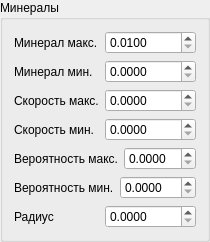
      <widget class="QGroupBox" name="groupBox_2">
       <property name="title">
        <string>Минералы</string>
       </property>
       <layout class="QGridLayout" name="gridLayout_7">
        <item row="0" column="0">
         <layout class="QHBoxLayout" name="horizontalLayout_26">
          <item>
           <widget class="QLabel" name="ttt">
            <property name="toolTip">
             <string>&lt;html&gt;&lt;head/&gt;&lt;body&gt;&lt;p&gt;Максимальное количество минералов на краю карты&lt;/p&gt;&lt;/body&gt;&lt;/html&gt;</string>
            </property>
            <property name="text">
             <string>Минерал макс.</string>
            </property>
           </widget>
          </item>
          <item>
           <widget class="QDoubleSpinBox" name="mineralsMaxBox">
            <property name="decimals">
             <number>4</number>
            </property>
            <property name="minimum">
             <double>0.010000000000000</double>
            </property>
            <property name="maximum">
             <double>10000.000000000000000</double>
            </property>
           </widget>
          </item>
         </layout>
        </item>
        <item row="1" column="0">
         <layout class="QHBoxLayout" name="horizontalLayout_27">
          <item>
           <widget class="QLabel" name="ttt_2">
            <property name="toolTip">
             <string>&lt;html&gt;&lt;head/&gt;&lt;body&gt;&lt;p&gt;Минимальное количество минералов у краницы роста минералов&lt;/p&gt;&lt;/body&gt;&lt;/html&gt;</string>
            </property>
            <property name="text">
             <string>Минерал мин.</string>
            </property>
           </widget>
          </item>
          <item>
           <widget class="QDoubleSpinBox" name="mineralsMinBox">
            <property name="decimals">
             <number>4</number>
            </property>
            <property name="minimum">
             <double>0.000000000000000</double>
            </property>
            <property name="maximum">
             <double>10000.000000000000000</double>
            </property>
           </widget>
          </item>
         </layout>
        </item>
        <item row="2" column="0">
         <layout class="QHBoxLayout" name="horizontalLayout_29">
          <item>
           <widget class="QLabel" name="ttt_4">
            <property name="toolTip">
             <string>&lt;html&gt;&lt;head/&gt;&lt;body&gt;&lt;p&gt;Максимальная скорость роста минералов у границы роста&lt;/p&gt;&lt;/body&gt;&lt;/html&gt;</string>
            </property>
            <property name="text">
             <string>Скорость макс.</string>
            </property>
           </widget>
          </item>
          <item>
           <widget class="QDoubleSpinBox" name="mineralsGrowSpeedMaxBox">
            <property name="decimals">
             <number>4</number>
            </property>
            <property name="minimum">
             <double>0.000000000000000</double>
            </property>
            <property name="maximum">
             <double>10000.000000000000000</double>
            </property>
           </widget>
          </item>
         </layout>
        </item>
        <item row="3" column="0">
         <layout class="QHBoxLayout" name="horizontalLayout_30">
          <item>
           <widget class="QLabel" name="ttt_5">
            <property name="toolTip">
             <string>&lt;html&gt;&lt;head/&gt;&lt;body&gt;&lt;p&gt;Минимальная скорость роста  минералов у края карты&lt;/p&gt;&lt;/body&gt;&lt;/html&gt;</string>
            </property>
            <property name="text">
             <string>Скорость мин.</string>
            </property>
           </widget>
          </item>
          <item>
           <widget class="QDoubleSpinBox" name="mineralsGrowSpeedMinBox">
            <property name="decimals">
             <number>4</number>
            </property>
            <property name="minimum">
             <double>0.000000000000000</double>
            </property>
            <property name="maximum">
             <double>10000.000000000000000</double>
            </property>
           </widget>
          </item>
         </layout>
        </item>
        <item row="4" column="0">
         <layout class="QHBoxLayout" name="horizontalLayout_33">
          <item>
           <widget class="QLabel" name="ttt_8">
            <property name="toolTip">
             <string>&lt;html&gt;&lt;head/&gt;&lt;body&gt;&lt;p&gt;Максимальная вероятность появления минерала на пустой клетке у края карты&lt;/p&gt;&lt;/body&gt;&lt;/html&gt;</string>
            </property>
            <property name="text">
             <string>Вероятность макс.</string>
            </property>
           </widget>
          </item>
          <item>
           <widget class="QDoubleSpinBox" name="produciveProbabilityMaxBox">
            <property name="decimals">
             <number>4</number>
            </property>
            <property name="minimum">
             <double>0.000000000000000</double>
            </property>
            <property name="maximum">
             <double>1.000000000000000</double>
            </property>
           </widget>
          </item>
         </layout>
        </item>
        <item row="5" column="0">
         <layout class="QHBoxLayout" name="horizontalLayout_32">
          <item>
           <widget class="QLabel" name="ttt_7">
            <property name="toolTip">
             <string>&lt;html&gt;&lt;head/&gt;&lt;body&gt;&lt;p&gt;Минимальноая вероятность появления минерала на пустой клетке у границы&lt;/p&gt;&lt;/body&gt;&lt;/html&gt;</string>
            </property>
            <property name="text">
             <string>Вероятность мин.</string>
            </property>
           </widget>
          </item>
          <item>
           <widget class="QDoubleSpinBox" name="produciveProbabilityMinBox">
            <property name="decimals">
             <number>4</number>
            </property>
            <property name="minimum">
             <double>0.000000000000000</double>
            </property>
            <property name="maximum">
             <double>1.000000000000000</double>
            </property>
           </widget>
          </item>
         </layout>
        </item>
        <item row="6" column="0">
         <layout class="QHBoxLayout" name="horizontalLayout_28">
          <item>
           <widget class="QLabel" name="ttt_3">
            <property name="toolTip">
             <string>&lt;html&gt;&lt;head/&gt;&lt;body&gt;&lt;p&gt;Радиус границы за которой начинается рост минералов&lt;/p&gt;&lt;/body&gt;&lt;/html&gt;</string>
            </property>
            <property name="text">
             <string>Радиус</string>
            </property>
           </widget>
          </item>
          <item>
           <widget class="QDoubleSpinBox" name="mineralsGrowBorderBox">
            <property name="decimals">
             <number>4</number>
            </property>
            <property name="minimum">
             <double>0.000000000000000</double>
            </property>
            <property name="maximum">
             <double>10000.000000000000000</double>
            </property>
           </widget>
          </item>
         </layout>
        </item>
       </layout>
      </widget>
